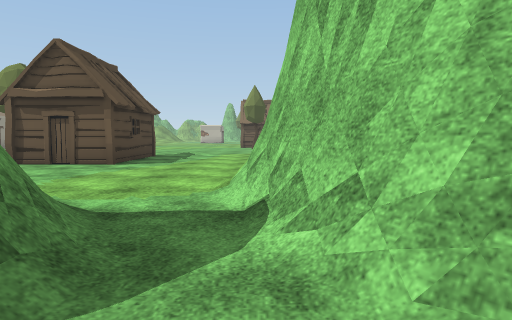
view 1 (above)

19 first-person views from a walk through a Unity game level. The camera is 1.2 m above the floor, tilts 4° down and sees 75° across. The floor is counted in squares, 2 m on a side. Each view is taken from the middle of a square. On the plan, view 1 faces up. The plan holds only what a view shows up to about 10 squares ahead; the rest is blank. The place goes on beyond the plan. The player character is not drawn. Some surface patterns are stand-ins.

view 2
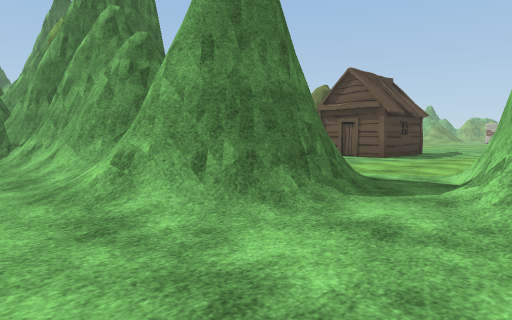

view 3
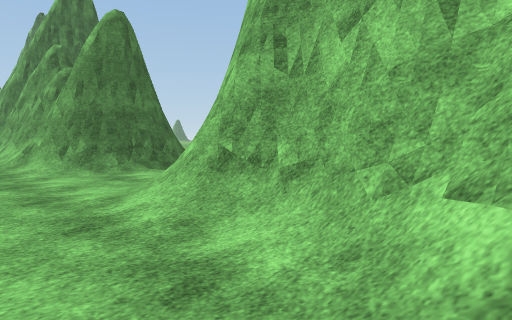

view 4
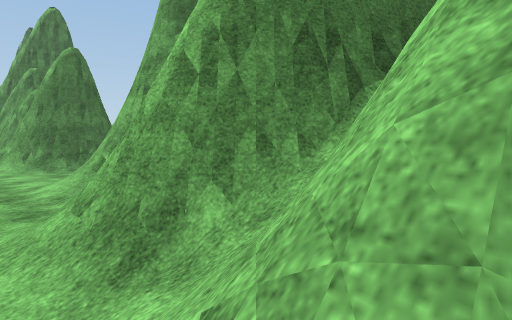

view 5
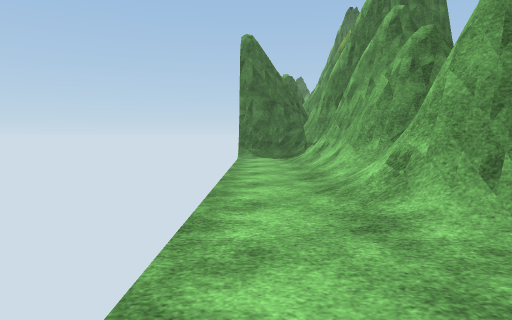

view 6
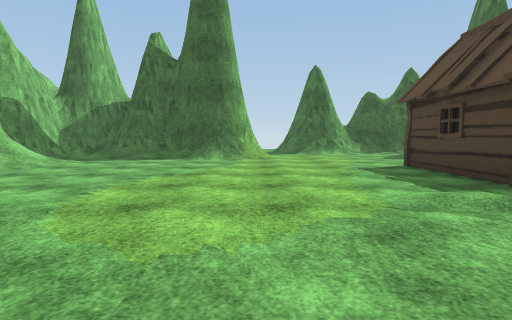

view 7
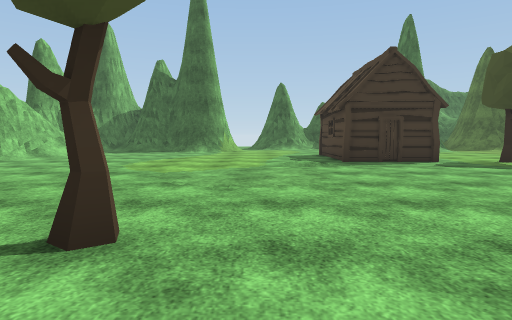

view 8
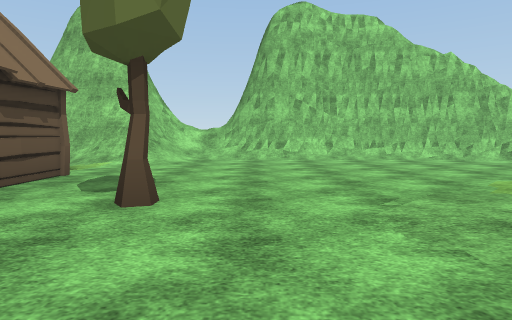

view 9
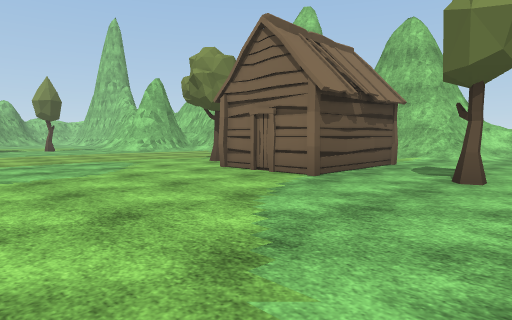

view 10
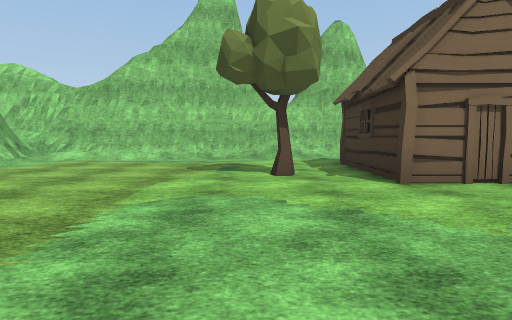

view 11
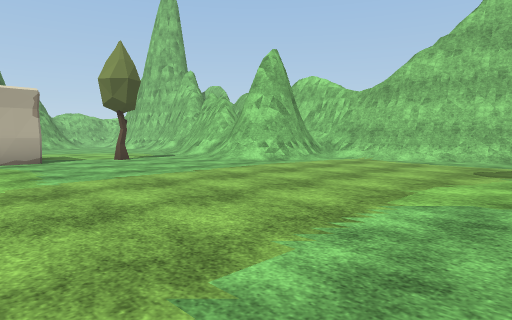

view 12
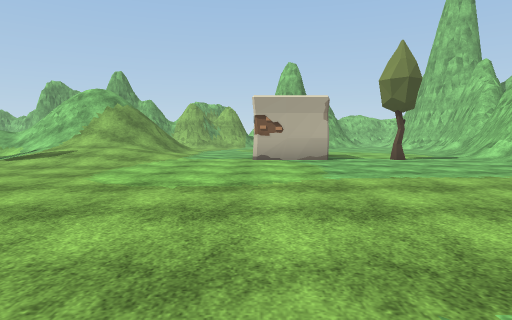

view 13
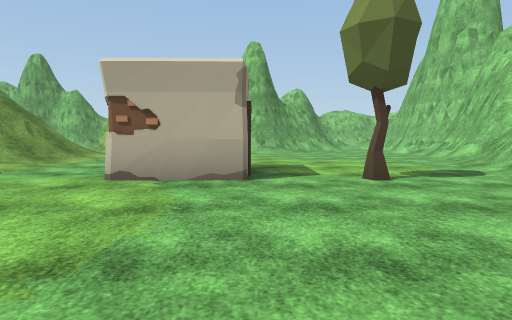

view 14
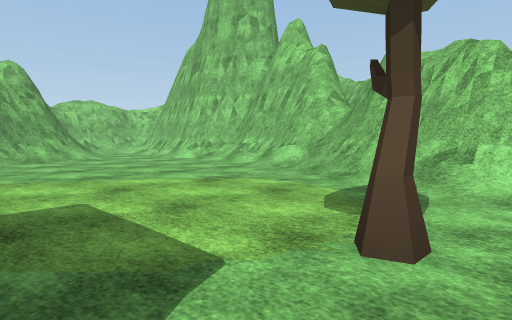

view 15
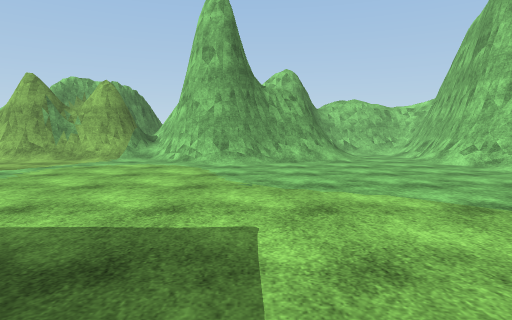

view 16
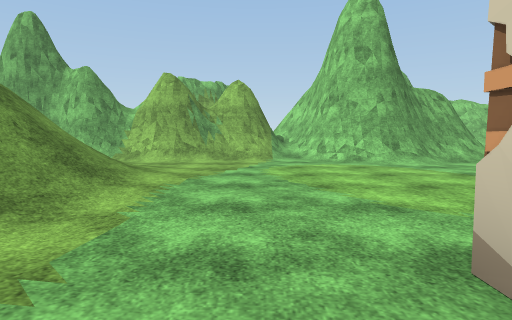

view 17
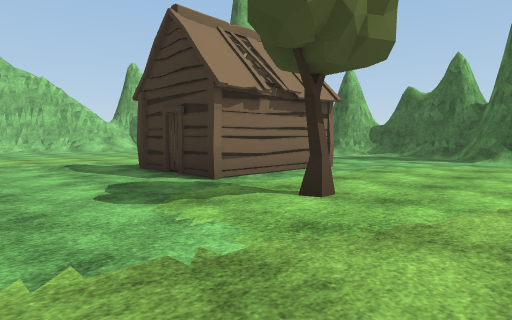

view 18
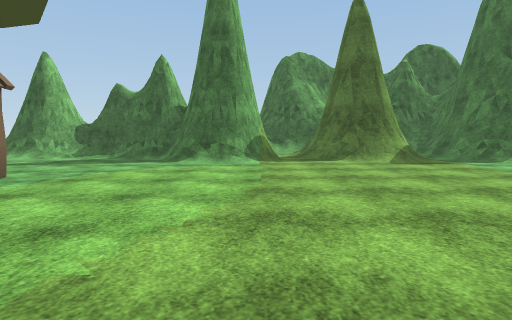

view 19
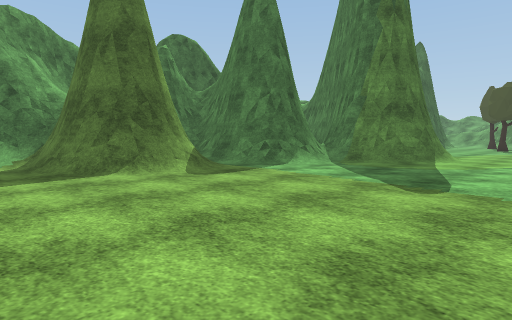

### Floor plan
Key: @ floor where view 1 was taken; # wall or solid block; . floor; / step, stairs or slope; = window, fence, low wall or low ledge; T tree; H hut; O other object.
Columns run from 17 left of view 1 to 8 right of it. Each row starts with its distance up from view 1.
 41           ####   =/.#
 40       ######/#####/.#
 39        .//.../##//./#
 38          ........../#
 37          /..........#
 36          /..........#
 35         //........./#
 34         //........./#
 33         //.........##
 32      //////.#O .../#
 31      //////.###.T./#
 30       /////......./#
 29       .///......../#
 28        .........../###
 27         .............#
 26          ............#
 25          ............##
 24           ...........##
 23            ........../#
 22             .....T.../#
 21              ......../#
 20              ....HHH..#
 19             .....  H./#
 18             .....HHH./###
 17             .........////
 16             .....T...../#
 15             ...........##
 14              ..........#
 13         ...............#
 12         ...............#
 11        ......../.......#
 10       ....T.HHH........#
  9     ........H H......./#
  8 ............H H......./#
  7 ............H.H......//#
  6 #...................../#
  5 #................/##//.#
  4 ###.//../#.......#####/#
  3   #/###.###...//.##
  2   #/  #.  ######//#
  1   ##  #.   #####/.###
  0       ##########/@.#######
 -1        ###//////...../##/#
 -2         #/............////

Positions as (right, up) in squares from view 1, and headings:
1: (0, 0), facing up
2: (1, -2), facing up-left
3: (5, -2), facing up-left
4: (8, -2), facing up-left
5: (1, -2), facing left
6: (0, 14), facing down
7: (-1, 18), facing down
8: (-3, 15), facing right
9: (-5, 15), facing up-right
10: (-5, 22), facing right
11: (-5, 22), facing up-right
12: (-5, 22), facing up
13: (-3, 26), facing up
14: (-3, 30), facing up-right
15: (-2, 31), facing up
16: (-6, 31), facing up
17: (-9, 13), facing down-right
18: (-9, 12), facing down
19: (-9, 9), facing down-left
